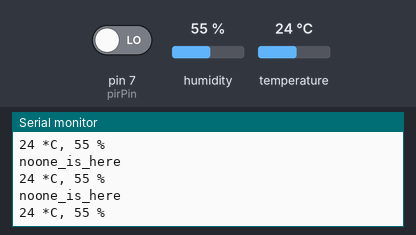
Recording of a sketch running on a simulated Arduino Uno, built with avr-gcc and run on an emulated ATmega328P. On the bench: the last lines printed to the serial monitor. The inputs (shaded band) are chosen by the test bench; at power-on: pin 7 (pirPin) LOW, humidity 55 %, temperature 24 °C.

Above: at 1.2 s.
1.3 s: pin 7 (pirPin) driven HIGH
At 2.2 s:
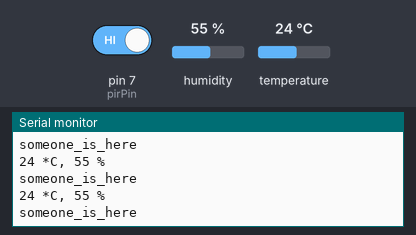
2.9 s: pin 7 (pirPin) driven LOW
At 4.0 s:
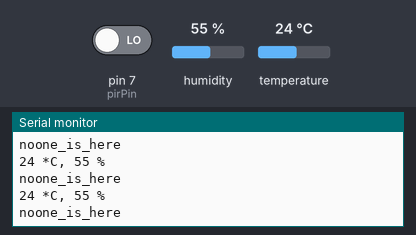
5.9 s: humidity set to 22 %
At 7.0 s:
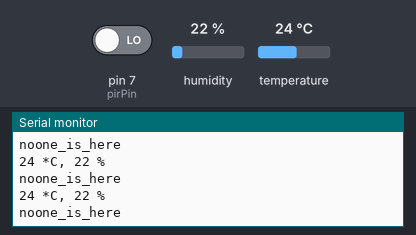
7.4 s: temperature set to 12 °C
At 8.1 s:
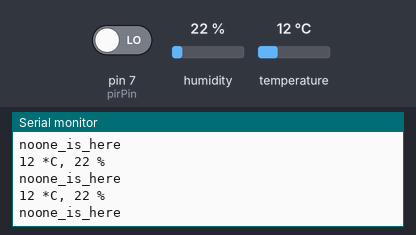
10.4 s: humidity set to 40 %
At 11.1 s:
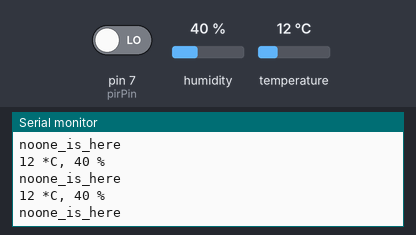
11.9 s: pin 7 (pirPin) driven HIGH
At 12.7 s:
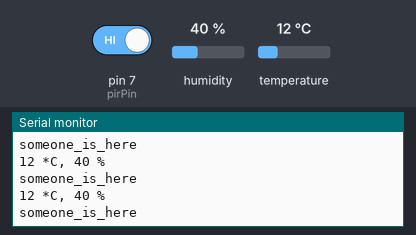
Timing chart, 0 to 14.9 s (numbered marks = the images above; inputs shaded):
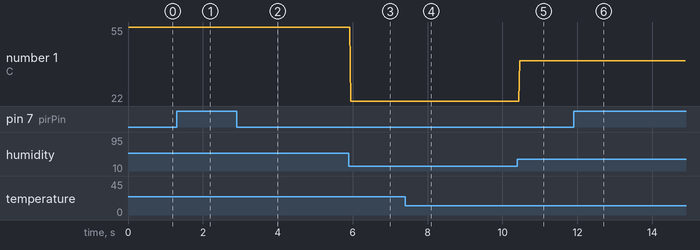

Measured:
- after the input at 1.3 s, the serial monitor: prints a new line after 0.08 s (image 1)
- after the input at 5.9 s, the serial monitor: prints a new line after 0.05 s (image 3)
- after the input at 7.4 s, the serial monitor: prints a new line after 0.07 s (image 4)
- after the input at 10.4 s, the serial monitor: prints a new line after 0.07 s (image 5)
- after the input at 11.9 s, the serial monitor: prints a new line after 0.07 s (image 6)
- plotted number 1: 55 → 22 after the input at 5.9 s, 22 → 40 after the input at 10.4 s

The sketch:

Sensor.ino
```cpp
#include <SimpleDHT.h>

// for DHT11,
//      VCC: 5V or 3V
//      GND: GND
//      DATA: 2
// This file assumes that the arduino is serially connected to the RasPi.
int pinDHT11 = 2;
SimpleDHT11 dht11;
String string;
int pirPin = 7; // Input for HC-S501
int pirValue; // Place to store read PIR Value

int cycle = 0; //0 for DHT. 1 for PIR

void setup() {
  Serial.begin(9600);
  pinMode(pirPin, INPUT);
}

void loop() {

  if(cycle == 0){
    byte temperature = 0;
    byte humidity = 0;
    byte data[40] = {0};
    if (!dht11.read(pinDHT11, &temperature, &humidity, data)) {
      Serial.print((int)temperature); Serial.print(" *C, "); //send back data from the sensor
      Serial.print((int)humidity); Serial.println(" %");
    }

  }

  else if (cycle == 1){
      if(digitalRead(pirPin)){
      Serial.println("someone_is_here");
    } else {
      Serial.println("noone_is_here");
    }
  }

  cycle++;
  cycle = cycle & 0x1;

}
```
